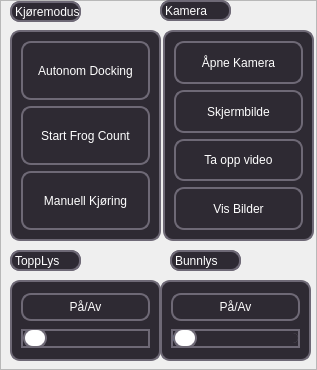
        <widget class="QFrame" name="left">
         <property name="sizePolicy">
          <sizepolicy hsizetype="Expanding" vsizetype="Expanding">
           <horstretch>0</horstretch>
           <verstretch>0</verstretch>
          </sizepolicy>
         </property>
         <property name="maximumSize">
          <size>
           <width>317</width>
           <height>16777215</height>
          </size>
         </property>
         <property name="styleSheet">
          <string notr="true">background-color:none;</string>
         </property>
         <property name="frameShape">
          <enum>QFrame::StyledPanel</enum>
         </property>
         <property name="frameShadow">
          <enum>QFrame::Raised</enum>
         </property>
         <widget class="QFrame" name="Kjoremodus">
          <property name="geometry">
           <rect>
            <x>10</x>
            <y>30</y>
            <width>151</width>
            <height>211</height>
           </rect>
          </property>
          <property name="sizePolicy">
           <sizepolicy hsizetype="MinimumExpanding" vsizetype="MinimumExpanding">
            <horstretch>0</horstretch>
            <verstretch>0</verstretch>
           </sizepolicy>
          </property>
          <property name="styleSheet">
           <string notr="true">QWidget {
    background-color: #6E6976;
}

QFrame {
    background-color: #2E2A33;
    border: 2px solid #6E6976;
    border-radius: 10px;
}

QPushButton {
    background-color: #2E2A33;
    border: 2px solid #6E6976;
    border-radius: 10px;
    color: #FFFFFF;
    padding: 5px;
}

QPushButton:hover {
    background-color: #6E6976;
    color: #FFFFFF;
}

QLineEdit {
    background-color: #2E2A33;
    border: 2px solid #6E6976;
    border-radius: 10px;
    color: #FFFFFF;
    padding: 5px;
}

QLabel {
    color: #FFFFFF;
}
</string>
          </property>
          <property name="frameShape">
           <enum>QFrame::StyledPanel</enum>
          </property>
          <property name="frameShadow">
           <enum>QFrame::Raised</enum>
          </property>
          <layout class="QVBoxLayout" name="verticalLayout">
           <item>
            <widget class="QPushButton" name="btnAutonom">
             <property name="sizePolicy">
              <sizepolicy hsizetype="MinimumExpanding" vsizetype="MinimumExpanding">
               <horstretch>0</horstretch>
               <verstretch>0</verstretch>
              </sizepolicy>
             </property>
             <property name="text">
              <string>Autonom Docking</string>
             </property>
            </widget>
           </item>
           <item>
            <widget class="QPushButton" name="btnFrogCount">
             <property name="sizePolicy">
              <sizepolicy hsizetype="MinimumExpanding" vsizetype="MinimumExpanding">
               <horstretch>0</horstretch>
               <verstretch>0</verstretch>
              </sizepolicy>
             </property>
             <property name="text">
              <string>Start Frog Count</string>
             </property>
            </widget>
           </item>
           <item>
            <widget class="QPushButton" name="btnManuell">
             <property name="sizePolicy">
              <sizepolicy hsizetype="MinimumExpanding" vsizetype="MinimumExpanding">
               <horstretch>0</horstretch>
               <verstretch>0</verstretch>
              </sizepolicy>
             </property>
             <property name="text">
              <string>Manuell Kjøring</string>
             </property>
            </widget>
           </item>
          </layout>
         </widget>
         <widget class="QFrame" name="camera">
          <property name="geometry">
           <rect>
            <x>163</x>
            <y>30</y>
            <width>151</width>
            <height>211</height>
           </rect>
          </property>
          <property name="sizePolicy">
           <sizepolicy hsizetype="MinimumExpanding" vsizetype="MinimumExpanding">
            <horstretch>0</horstretch>
            <verstretch>0</verstretch>
           </sizepolicy>
          </property>
          <property name="styleSheet">
           <string notr="true">QWidget {
    background-color: #6E6976;
}

QFrame {
    background-color: #2E2A33;
    border: 2px solid #6E6976;
    border-radius: 10px;
}

QPushButton {
    background-color: #2E2A33;
    border: 2px solid #6E6976;
    border-radius: 10px;
    color: #FFFFFF;
    padding: 5px;
}

QPushButton:hover {
    background-color: #6E6976;
    color: #FFFFFF;
}

QLineEdit {
    background-color: #2E2A33;
    border: 2px solid #6E6976;
    border-radius: 10px;
    color: #FFFFFF;
    padding: 5px;
}

QLabel {
    color: #FFFFFF;
}
</string>
          </property>
          <property name="frameShape">
           <enum>QFrame::StyledPanel</enum>
          </property>
          <property name="frameShadow">
           <enum>QFrame::Raised</enum>
          </property>
          <layout class="QGridLayout" name="gridLayout">
           <item row="0" column="0">
            <widget class="QPushButton" name="btnOpenCamera">
             <property name="enabled">
              <bool>true</bool>
             </property>
             <property name="sizePolicy">
              <sizepolicy hsizetype="MinimumExpanding" vsizetype="MinimumExpanding">
               <horstretch>0</horstretch>
               <verstretch>0</verstretch>
              </sizepolicy>
             </property>
             <property name="text">
              <string>Åpne Kamera</string>
             </property>
            </widget>
           </item>
           <item row="1" column="0">
            <widget class="QPushButton" name="btnTakePic">
             <property name="sizePolicy">
              <sizepolicy hsizetype="MinimumExpanding" vsizetype="MinimumExpanding">
               <horstretch>0</horstretch>
               <verstretch>0</verstretch>
              </sizepolicy>
             </property>
             <property name="text">
              <string>Skjermbilde</string>
             </property>
            </widget>
           </item>
           <item row="2" column="0">
            <widget class="QPushButton" name="btnRecord">
             <property name="sizePolicy">
              <sizepolicy hsizetype="MinimumExpanding" vsizetype="MinimumExpanding">
               <horstretch>0</horstretch>
               <verstretch>0</verstretch>
              </sizepolicy>
             </property>
             <property name="text">
              <string>Ta opp video</string>
             </property>
            </widget>
           </item>
           <item row="3" column="0">
            <widget class="QPushButton" name="showNewWindowButton">
             <property name="sizePolicy">
              <sizepolicy hsizetype="MinimumExpanding" vsizetype="MinimumExpanding">
               <horstretch>0</horstretch>
               <verstretch>0</verstretch>
              </sizepolicy>
             </property>
             <property name="text">
              <string>Vis Bilder</string>
             </property>
            </widget>
           </item>
          </layout>
         </widget>
         <widget class="QFrame" name="overskriftKjoremodus">
          <property name="geometry">
           <rect>
            <x>10</x>
            <y>1</y>
            <width>71</width>
            <height>21</height>
           </rect>
          </property>
          <property name="sizePolicy">
           <sizepolicy hsizetype="MinimumExpanding" vsizetype="MinimumExpanding">
            <horstretch>0</horstretch>
            <verstretch>0</verstretch>
           </sizepolicy>
          </property>
          <property name="styleSheet">
           <string notr="true">QWidget {
    background-color: #6E6976;
}

QFrame {
    background-color: #2E2A33;
    border: 2px solid #6E6976;
    border-radius: 10px;
}

QPushButton {
    background-color: #2E2A33;
    border: 2px solid #6E6976;
    border-radius: 10px;
    color: #FFFFFF;
    padding: 5px;
}

QPushButton:hover {
    background-color: #6E6976;
    color: #FFFFFF;
}

QLineEdit {
    background-color: #2E2A33;
    border: 2px solid #6E6976;
    border-radius: 10px;
    color: #FFFFFF;
    padding: 5px;
}

QLabel {
    color: #FFFFFF;
}
</string>
          </property>
          <property name="frameShape">
           <enum>QFrame::StyledPanel</enum>
          </property>
          <property name="frameShadow">
           <enum>QFrame::Raised</enum>
          </property>
          <widget class="QLabel" name="label">
           <property name="geometry">
            <rect>
             <x>0</x>
             <y>0</y>
             <width>71</width>
             <height>21</height>
            </rect>
           </property>
           <property name="sizePolicy">
            <sizepolicy hsizetype="MinimumExpanding" vsizetype="MinimumExpanding">
             <horstretch>0</horstretch>
             <verstretch>0</verstretch>
            </sizepolicy>
           </property>
           <property name="text">
            <string>Kjøremodus</string>
           </property>
          </widget>
         </widget>
         <widget class="QFrame" name="Overskriftkamera">
          <property name="geometry">
           <rect>
            <x>160</x>
            <y>0</y>
            <width>71</width>
            <height>21</height>
           </rect>
          </property>
          <property name="sizePolicy">
           <sizepolicy hsizetype="MinimumExpanding" vsizetype="MinimumExpanding">
            <horstretch>0</horstretch>
            <verstretch>0</verstretch>
           </sizepolicy>
          </property>
          <property name="styleSheet">
           <string notr="true">QWidget {
    background-color: #6E6976;
}

QFrame {
    background-color: #2E2A33;
    border: 2px solid #6E6976;
    border-radius: 10px;
}

QPushButton {
    background-color: #2E2A33;
    border: 2px solid #6E6976;
    border-radius: 10px;
    color: #FFFFFF;
    padding: 5px;
}

QPushButton:hover {
    background-color: #6E6976;
    color: #FFFFFF;
}

QLineEdit {
    background-color: #2E2A33;
    border: 2px solid #6E6976;
    border-radius: 10px;
    color: #FFFFFF;
    padding: 5px;
}

QLabel {
    color: #FFFFFF;
}
</string>
          </property>
          <property name="frameShape">
           <enum>QFrame::StyledPanel</enum>
          </property>
          <property name="frameShadow">
           <enum>QFrame::Raised</enum>
          </property>
          <widget class="QLabel" name="overskrifkamera">
           <property name="geometry">
            <rect>
             <x>0</x>
             <y>0</y>
             <width>71</width>
             <height>21</height>
            </rect>
           </property>
           <property name="sizePolicy">
            <sizepolicy hsizetype="MinimumExpanding" vsizetype="MinimumExpanding">
             <horstretch>0</horstretch>
             <verstretch>0</verstretch>
            </sizepolicy>
           </property>
           <property name="text">
            <string>Kamera</string>
           </property>
          </widget>
         </widget>
         <widget class="QFrame" name="Overskriftkamera_2">
          <property name="geometry">
           <rect>
            <x>10</x>
            <y>250</y>
            <width>71</width>
            <height>21</height>
           </rect>
          </property>
          <property name="sizePolicy">
           <sizepolicy hsizetype="MinimumExpanding" vsizetype="MinimumExpanding">
            <horstretch>0</horstretch>
            <verstretch>0</verstretch>
           </sizepolicy>
          </property>
          <property name="styleSheet">
           <string notr="true">QWidget {
    background-color: #6E6976;
}

QFrame {
    background-color: #2E2A33;
    border: 2px solid #6E6976;
    border-radius: 10px;
}

QPushButton {
    background-color: #2E2A33;
    border: 2px solid #6E6976;
    border-radius: 10px;
    color: #FFFFFF;
    padding: 5px;
}

QPushButton:hover {
    background-color: #6E6976;
    color: #FFFFFF;
}

QLineEdit {
    background-color: #2E2A33;
    border: 2px solid #6E6976;
    border-radius: 10px;
    color: #FFFFFF;
    padding: 5px;
}

QLabel {
    color: #FFFFFF;
}
</string>
          </property>
          <property name="frameShape">
           <enum>QFrame::StyledPanel</enum>
          </property>
          <property name="frameShadow">
           <enum>QFrame::Raised</enum>
          </property>
          <widget class="QLabel" name="overskrifkamera_3">
           <property name="geometry">
            <rect>
             <x>0</x>
             <y>0</y>
             <width>71</width>
             <height>21</height>
            </rect>
           </property>
           <property name="sizePolicy">
            <sizepolicy hsizetype="MinimumExpanding" vsizetype="MinimumExpanding">
             <horstretch>0</horstretch>
             <verstretch>0</verstretch>
            </sizepolicy>
           </property>
           <property name="text">
            <string>ToppLys</string>
           </property>
          </widget>
         </widget>
         <widget class="QFrame" name="Overskriftkamera_3">
          <property name="geometry">
           <rect>
            <x>170</x>
            <y>250</y>
            <width>71</width>
            <height>21</height>
           </rect>
          </property>
          <property name="sizePolicy">
           <sizepolicy hsizetype="MinimumExpanding" vsizetype="MinimumExpanding">
            <horstretch>0</horstretch>
            <verstretch>0</verstretch>
           </sizepolicy>
          </property>
          <property name="styleSheet">
           <string notr="true">QWidget {
    background-color: #6E6976;
}

QFrame {
    background-color: #2E2A33;
    border: 2px solid #6E6976;
    border-radius: 10px;
}

QPushButton {
    background-color: #2E2A33;
    border: 2px solid #6E6976;
    border-radius: 10px;
    color: #FFFFFF;
    padding: 5px;
}

QPushButton:hover {
    background-color: #6E6976;
    color: #FFFFFF;
}

QLineEdit {
    background-color: #2E2A33;
    border: 2px solid #6E6976;
    border-radius: 10px;
    color: #FFFFFF;
    padding: 5px;
}

QLabel {
    color: #FFFFFF;
}
</string>
          </property>
          <property name="frameShape">
           <enum>QFrame::StyledPanel</enum>
          </property>
          <property name="frameShadow">
           <enum>QFrame::Raised</enum>
          </property>
          <widget class="QLabel" name="overskrifkamera_4">
           <property name="geometry">
            <rect>
             <x>0</x>
             <y>0</y>
             <width>71</width>
             <height>21</height>
            </rect>
           </property>
           <property name="sizePolicy">
            <sizepolicy hsizetype="MinimumExpanding" vsizetype="MinimumExpanding">
             <horstretch>0</horstretch>
             <verstretch>0</verstretch>
            </sizepolicy>
           </property>
           <property name="text">
            <string>Bunnlys</string>
           </property>
          </widget>
         </widget>
         <widget class="QFrame" name="frame_2">
          <property name="geometry">
           <rect>
            <x>10</x>
            <y>280</y>
            <width>151</width>
            <height>81</height>
           </rect>
          </property>
          <property name="styleSheet">
           <string notr="true">QWidget {
    background-color: #6E6976;
}

QFrame {
    background-color: #2E2A33;
    border: 2px solid #6E6976;
    border-radius: 10px;
}

QPushButton {
    background-color: #2E2A33;
    border: 2px solid #6E6976;
    border-radius: 10px;
    color: #FFFFFF;
    padding: 5px;
}

QPushButton:hover {
    background-color: #6E6976;
    color: #FFFFFF;
}

QLineEdit {
    background-color: #2E2A33;
    border: 2px solid #6E6976;
    border-radius: 10px;
    color: #FFFFFF;
    padding: 5px;
}

QLabel {
    color: #FFFFFF;
}
</string>
          </property>
          <property name="frameShape">
           <enum>QFrame::StyledPanel</enum>
          </property>
          <property name="frameShadow">
           <enum>QFrame::Raised</enum>
          </property>
          <layout class="QVBoxLayout" name="verticalLayout_4">
           <item>
            <widget class="QPushButton" name="pushButton_3">
             <property name="text">
              <string>På/Av</string>
             </property>
            </widget>
           </item>
           <item>
            <widget class="QSlider" name="horizontalSlider">
             <property name="styleSheet">
              <string notr="true">QWidget {
    background-color: #6E6976;
}

QFrame {
    background-color: #2E2A33;
    border: 2px solid #6E6976;
    border-radius: 10px;
}

QPushButton {
    background-color: #2E2A33;
    border: 2px solid #6E6976;
    border-radius: 10px;
    color: #FFFFFF;
    padding: 5px;
}

QPushButton:hover {
    background-color: #6E6976;
    color: #FFFFFF;
}

QLineEdit {
    background-color: #2E2A33;
    border: 2px solid #6E6976;
    border-radius: 10px;
    color: #FFFFFF;
    padding: 5px;
}

QLabel {
    color: #FFFFFF;
}

QSlider {
    background-color: #2E2A33;
    border: 2px solid #6E6976;
    border-radius: 10px;
}

QSlider::groove:horizontal {
    height: 10px;
    background: qlineargradient(x1: 0, y1: 0, x2: 1, y2: 0,
                                stop: 0 #009BFF, stop: 1 #003BFF); /* Blue gradient */
    border-radius: 5px;
}

QSlider::handle:horizontal {
    width: 20px;
    background: #FFFFFF;
    border: 2px solid #6E6976;
    margin: -5px 0px;
    border-radius: 10px;
}

QSlider::handle:horizontal:hover {
    background: #2E2A33;
}

QSlider::sub-page:horizontal {
    background: qlineargradient(x1: 0, y1: 0, x2: 1, y2: 0,
                                stop: 0 #009BFF, stop: 1 #003BFF); /* Blue gradient */
    border-radius: 5px;
}

QSlider::add-page:horizontal {
    background: #2E2A33;
    border-radius: 5px;
}</string>
             </property>
             <property name="orientation">
              <enum>Qt::Horizontal</enum>
             </property>
            </widget>
           </item>
          </layout>
         </widget>
         <widget class="QFrame" name="frame_3">
          <property name="geometry">
           <rect>
            <x>160</x>
            <y>280</y>
            <width>151</width>
            <height>81</height>
           </rect>
          </property>
          <property name="styleSheet">
           <string notr="true">QWidget {
background-color: #6E6976;
}

QFrame {
background-color: #2E2A33;
border: 2px solid #6E6976;
border-radius: 10px;
}

QPushButton {
background-color: #2E2A33;
border: 2px solid #6E6976;
border-radius: 10px;
color: #FFFFFF;
padding: 5px;
}

QPushButton:hover {
background-color: #6E6976;
color: #FFFFFF;
}

QLineEdit {
background-color: #2E2A33;
border: 2px solid #6E6976;
border-radius: 10px;
color: #FFFFFF;
padding: 5px;
}

QLabel {
color: #FFFFFF;
}

QSlider {
background-color: #2E2A33;
border: 2px solid #6E6976;
border-radius: 10px;
}

QSlider::groove:horizontal {
height: 10px;
background: #6E6976;
border-radius: 5px;
}

QSlider::handle:horizontal {
width: 20px;
height: 20px;
background: #2196F3;
border: 2px solid #6E6976;
margin: -5px 0px;
border-radius: 10px;
}

QSlider::handle:horizontal:hover {
background: #2E2A33;
}

QSlider::sub-page:horizontal {
background: #2196F3;
border-radius: 5px;
}

QSlider::add-page:horizontal {
background: #6E6976;
border-radius: 5px;
}</string>
          </property>
          <property name="frameShape">
           <enum>QFrame::StyledPanel</enum>
          </property>
          <property name="frameShadow">
           <enum>QFrame::Raised</enum>
          </property>
          <layout class="QVBoxLayout" name="verticalLayout_5">
           <item>
            <widget class="QPushButton" name="pushButton_4">
             <property name="text">
              <string>På/Av</string>
             </property>
            </widget>
           </item>
           <item>
            <widget class="QSlider" name="horizontalSlider_2">
             <property name="styleSheet">
              <string notr="true">QWidget {
    background-color: #6E6976;
}

QFrame {
    background-color: #2E2A33;
    border: 2px solid #6E6976;
    border-radius: 10px;
}

QPushButton {
    background-color: #2E2A33;
    border: 2px solid #6E6976;
    border-radius: 10px;
    color: #FFFFFF;
    padding: 5px;
}

QPushButton:hover {
    background-color: #6E6976;
    color: #FFFFFF;
}

QLineEdit {
    background-color: #2E2A33;
    border: 2px solid #6E6976;
    border-radius: 10px;
    color: #FFFFFF;
    padding: 5px;
}

QLabel {
    color: #FFFFFF;
}

QSlider {
    background-color: #2E2A33;
    border: 2px solid #6E6976;
    border-radius: 10px;
}

QSlider::groove:horizontal {
    height: 10px;
    background: qlineargradient(x1: 0, y1: 0, x2: 1, y2: 0,
                                stop: 0 #009BFF, stop: 1 #003BFF); /* Blue gradient */
    border-radius: 5px;
}

QSlider::handle:horizontal {
    width: 20px;
    background: #FFFFFF;
    border: 2px solid #6E6976;
    margin: -5px 0px;
    border-radius: 10px;
}

QSlider::handle:horizontal:hover {
    background: #2E2A33;
}

QSlider::sub-page:horizontal {
    background: qlineargradient(x1: 0, y1: 0, x2: 1, y2: 0,
                                stop: 0 #009BFF, stop: 1 #003BFF); /* Blue gradient */
    border-radius: 5px;
}

QSlider::add-page:horizontal {
    background: #2E2A33;
    border-radius: 5px;
}</string>
             </property>
             <property name="orientation">
              <enum>Qt::Horizontal</enum>
             </property>
            </widget>
           </item>
          </layout>
         </widget>
        </widget>
